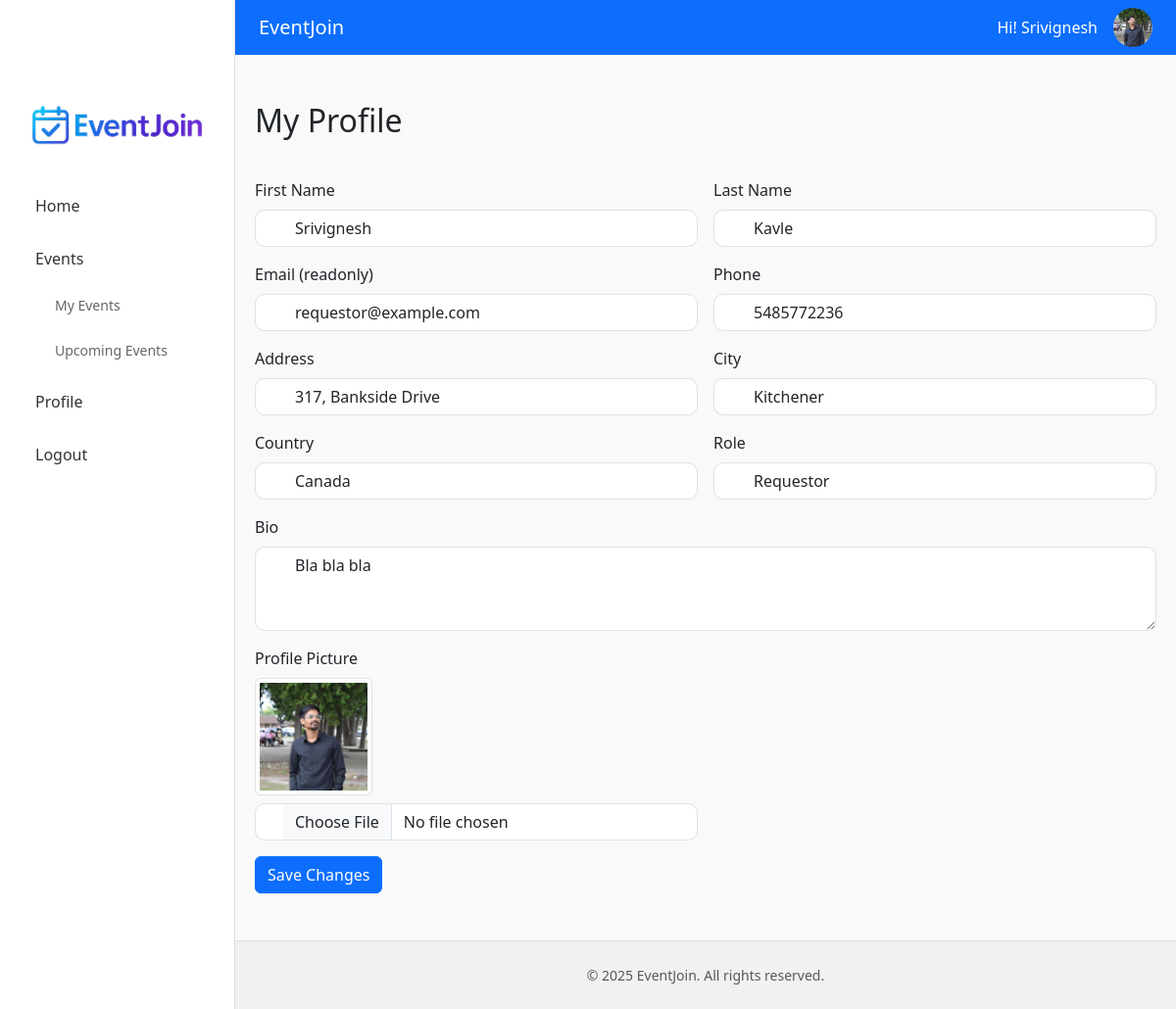
The app's page /profile.php (signed in) with its own data.
### tables this page shows
CREATE TABLE `users` (
  `id` int(11) NOT NULL,
  `first_name` varchar(100) DEFAULT NULL,
  `last_name` varchar(100) DEFAULT NULL,
  `name` varchar(100) NOT NULL,
  `email` varchar(100) NOT NULL,
  `phone` varchar(20) DEFAULT NULL,
  `address` text DEFAULT NULL,
  `city` varchar(100) DEFAULT NULL,
  `country` varchar(100) DEFAULT NULL,
  `bio` text DEFAULT NULL,
  `profile_pic` varchar(255) DEFAULT NULL,
  `password` varchar(255) NOT NULL,
  `role` enum('venue_manager','requestor','registered_user') NOT NULL
);

### profile.php (the view, shortened to what this page needs)
<?php
require_once 'config/conn.php';
include 'includes/header.php';
include 'includes/sidebar.php';
$userId = $_SESSION['user_id'];
$stmt = $pdo->prepare("SELECT * FROM users WHERE id = ?");
$stmt->execute([$userId]);
$user = $stmt->fetch();
?>
<div class="main-content container py-5">
    <h2>My Profile</h2>
    <form method="POST" enctype="multipart/form-data" class="row g-3 mt-4">
        <div class="col-md-6">
            <label class="form-label">First Name</label>
            <input type="text" class="form-control" name="first_name" value="<?= htmlspecialchars($user['first_name']) ?>" required>
        </div>
        <div class="col-md-6">
            <label class="form-label">Last Name</label>
            <input type="text" class="form-control" name="last_name" value="<?= htmlspecialchars($user['last_name']) ?>" required>
        </div>
        <div class="col-md-6">
            <label class="form-label">Email (readonly)</label>
            <input type="email" class="form-control" value="<?= htmlspecialchars($user['email']) ?>" readonly>
        </div>
        <div class="col-md-6">
            <label class="form-label">Phone</label>
            <input type="text" class="form-control" name="phone" value="<?= htmlspecialchars($user['phone'] ?? '') ?>">
        </div>
        <div class="col-md-6">
            <label class="form-label">Address</label>
            <input type="text" class="form-control" name="address" value="<?= htmlspecialchars($user['address'] ?? '') ?>">
        </div>
        <div class="col-md-6">
            <label class="form-label">City</label>
            <input type="text" class="form-control" name="city" value="<?= htmlspecialchars($user['city'] ?? '') ?>">
        </div>
        <div class="col-md-6">
            <label class="form-label">Country</label>
            <input type="text" class="form-control" name="country" value="<?= htmlspecialchars($user['country'] ?? '') ?>">
        </div>
        <div class="col-md-6">
            <label class="form-label">Role</label>
            <input type="text" class="form-control" value="<?= htmlspecialchars(ucfirst($user['role'])) ?>" readonly>
        </div>
        <div class="col-12">
            <label class="form-label">Bio</label>
            <textarea class="form-control" name="bio" rows="3"><?= htmlspecialchars($user['bio'] ?? '') ?></textarea>
        </div>
        <div class="col-md-6">
            <label class="form-label">Profile Picture</label><br>
            <?php if (!empty($user['profile_pic']) && file_exists("assets/images/profile_pic/" . $user['profile_pic'])): ?>
                <img src="assets/images/profile_pic/<?= htmlspecialchars($user['profile_pic']) ?>" alt="Profile Picture" class="img-thumbnail mb-2" style="max-height: 120px;">
            <?php else: ?>
                <p class="text-muted">No picture uploaded.</p>
            <?php endif; ?>
            <input type="file" class="form-control" name="profile_pic" accept="image/*">
        </div>
        <div class="col-12">
            <button type="submit" class="btn btn-primary">Save Changes</button>
        </div>
    </form>
</div>
<?php include 'includes/footer.php'; ?>

### includes/header.php (shortened to what this page needs)
<?php
require_once $_SERVER['DOCUMENT_ROOT'] . '/capstone/config/conn.php';
?>
<!DOCTYPE html>
<html lang="en">
<head>
    <link rel="stylesheet" href="https://cdn.jsdelivr.net/npm/bootstrap@5.3.3/dist/css/bootstrap.min.css">
    <link rel="stylesheet" href="/capstone/assets/css/style.css">
</head>
<body class="d-flex flex-column min-vh-100">
<nav class="navbar navbar-expand-lg navbar-dark bg-primary px-4">
    <a class="navbar-brand" href="index.php">EventJoin</a>
    <div class="ms-auto d-flex align-items-center gap-3">
        <?php if (isset($_SESSION['user_id'])): ?>
            <?php
                $stmt = $pdo->prepare("SELECT first_name, profile_pic FROM users WHERE id = ?");
                $stmt->execute([$_SESSION['user_id']]);
                $userData = $stmt->fetch();
                $profilePic = $userData['profile_pic'] ?? '';
                $profilePicPath = '/capstone/assets/images/profile_pic/' . $profilePic;
                $defaultPic = '/capstone/assets/images/avatar.png';
                $absolutePath = $_SERVER['DOCUMENT_ROOT'] . '/capstone/assets/images/profile_pic/' . $profilePic;
                $finalPic = (!empty($profilePic) && file_exists($absolutePath)) ? $profilePicPath : $defaultPic;
                $displayName = $userData['first_name'] ?? 'User';
            ?>
            <span class="text-white">Hi! <?= htmlspecialchars($displayName) ?></span>
            <img src="<?= htmlspecialchars($finalPic) ?>" alt="Avatar" class="rounded-circle" style="width: 40px; height: 40px;">
        <?php else: ?>
            <a href="/capstone/login.php" class="btn btn-light btn-sm">Login</a>
        <?php endif; ?>
    </div>
</nav>

### assets/css/style.css (style rules this page uses)
body { display: flex; flex-direction: column; min-height: 100vh; margin-left: 240px; }
.main-content { flex: 1; padding: 20px; background: #f9f9f9; }
.form-control { border-radius: 10px; padding-left: 40px; }

### records on screen
users: first_name "Srivignesh", profile_pic (picture), last_name "Kavle", email "requestor@example.com", phone "5485772236", address "317, Bankside Drive", city "Kitchener", country "Canada", role "Requestor", bio "Bla bla bla"
